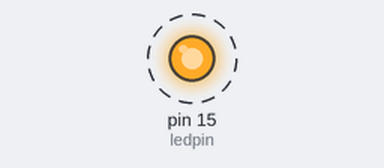
Simulated run of this program. Board: Raspberry Pi (header pin numbers). Parts: output pins drawn as LEDs (lit = HIGH). Dashed ring = blinking.

Above: at 0.5 s.
Timing chart, 0 to 4.6 s (numbered marks = the images above):
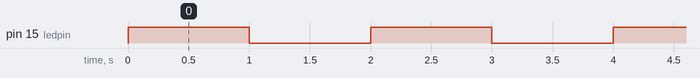

Measured:
- by itself, pin 15 (ledpin): alternates HIGH for 1.0 s and LOW for 1.0 s

The program:

LED.py
```python
# -*- coding: utf-8  -*-

import RPi.GPIO as GPIO
import time

ledpin = 15
GPIO.setmode(GPIO.BOARD)  #set pin 15=wiringPi pin 3。
GPIO.setup(ledpin, GPIO.OUT)  #set pinmode as OUT
GPIO.output(ledpin, GPIO.HIGH)
GPIO.output(ledpin, GPIO.LOW) #test the LED

while True:
    GPIO.output(ledpin, True)
    time.sleep(1)             #on for 1s
    GPIO.output(ledpin, False)
    time.sleep(1)             #off for 1s
```
